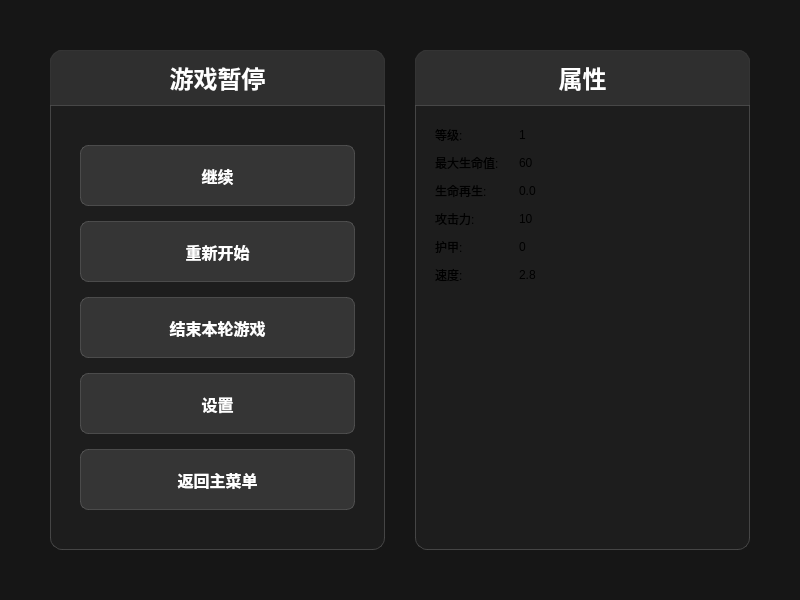
<?xml version="1.0" encoding="UTF-8"?>
<ui version="4.0">
 <class>Pause</class>
 <widget class="QWidget" name="Pause">
  <property name="geometry">
   <rect>
    <x>0</x>
    <y>0</y>
    <width>800</width>
    <height>600</height>
   </rect>
  </property>
  <property name="windowTitle">
   <string>游戏暂停</string>
  </property>
  <property name="styleSheet">
   <string notr="true">/* 全局背景 */
QWidget#Pause {
    background-color: rgba(0, 0, 0, 180);
}

/* 面板通用样式 */
QWidget#menuPanel, QWidget#statsPanel {
    background-color: rgba(30, 30, 30, 230);
    border: 1px solid rgba(80, 80, 80, 200);
    border-radius: 12px;
}

/* 标题标签 */
QLabel#titleLabel, QLabel#statsTitleLabel {
    color: white;
    font-size: 24px;
    font-weight: bold;
    padding: 10px;
    background-color: rgba(50, 50, 50, 220);
    border-bottom: 1px solid rgba(80, 80, 80, 200);
    border-top-left-radius: 12px;
    border-top-right-radius: 12px;
    border-bottom-left-radius: 0px;
    border-bottom-right-radius: 0px;
}

/* 按钮样式 */
QPushButton {
    background-color: rgba(60, 60, 60, 200);
    border: 1px solid rgba(100, 100, 100, 150);
    border-radius: 8px;
    color: white;
    font-size: 16px;
    font-weight: bold;
    padding: 12px;
    min-height: 35px;
}

QPushButton:hover {
    background-color: rgba(85, 85, 85, 220);
    border-color: rgba(150, 150, 150, 200);
}

QPushButton:pressed {
    background-color: rgba(40, 40, 40, 240);
}

/* 属性标签 */
QLabel.StatLabel {
    color: #cccccc;
    font-size: 15px;
    font-weight: bold;
    padding: 5px;
}

/* 属性值标签 */
QLabel.StatValueLabel {
    color: #4CAF50; /* 绿色 */
    font-size: 15px;
    font-weight: bold;
    padding: 5px;
}</string>
  </property>
  <layout class="QHBoxLayout" name="horizontalLayout" stretch="1,1">
   <property name="spacing">
    <number>30</number>
   </property>
   <property name="leftMargin">
    <number>50</number>
   </property>
   <property name="topMargin">
    <number>50</number>
   </property>
   <property name="rightMargin">
    <number>50</number>
   </property>
   <property name="bottomMargin">
    <number>50</number>
   </property>
   <item>
    <widget class="QWidget" name="menuPanel" native="true">
     <layout class="QVBoxLayout" name="verticalLayout">
      <property name="spacing">
       <number>0</number>
      </property>
      <property name="leftMargin">
       <number>0</number>
      </property>
      <property name="topMargin">
       <number>0</number>
      </property>
      <property name="rightMargin">
       <number>0</number>
      </property>
      <property name="bottomMargin">
       <number>0</number>
      </property>
      <item>
       <widget class="QLabel" name="titleLabel">
        <property name="text">
         <string>游戏暂停</string>
        </property>
        <property name="alignment">
         <set>Qt::AlignCenter</set>
        </property>
       </widget>
      </item>
      <item>
       <spacer name="verticalSpacer">
        <property name="orientation">
         <enum>Qt::Vertical</enum>
        </property>
        <property name="sizeHint" stdset="0">
         <size>
          <width>20</width>
          <height>40</height>
         </size>
        </property>
       </spacer>
      </item>
      <item>
       <layout class="QVBoxLayout" name="buttonLayout">
        <property name="spacing">
         <number>15</number>
        </property>
        <property name="leftMargin">
         <number>30</number>
        </property>
        <property name="rightMargin">
         <number>30</number>
        </property>
        <item>
         <widget class="QPushButton" name="continueButton">
          <property name="text">
           <string>继续</string>
          </property>
         </widget>
        </item>
        <item>
         <widget class="QPushButton" name="restartButton">
          <property name="text">
           <string>重新开始</string>
          </property>
         </widget>
        </item>
        <item>
         <widget class="QPushButton" name="endRunButton">
          <property name="text">
           <string>结束本轮游戏</string>
          </property>
         </widget>
        </item>
        <item>
         <widget class="QPushButton" name="settingsButton">
          <property name="text">
           <string>设置</string>
          </property>
         </widget>
        </item>
        <item>
         <widget class="QPushButton" name="backToMenuButton">
          <property name="text">
           <string>返回主菜单</string>
          </property>
         </widget>
        </item>
       </layout>
      </item>
      <item>
       <spacer name="verticalSpacer_2">
        <property name="orientation">
         <enum>Qt::Vertical</enum>
        </property>
        <property name="sizeHint" stdset="0">
         <size>
          <width>20</width>
          <height>40</height>
         </size>
        </property>
       </spacer>
      </item>
     </layout>
    </widget>
   </item>
   <item>
    <widget class="QWidget" name="statsPanel" native="true">
     <layout class="QVBoxLayout" name="verticalLayout_2">
      <property name="spacing">
       <number>0</number>
      </property>
      <property name="leftMargin">
       <number>0</number>
      </property>
      <property name="topMargin">
       <number>0</number>
      </property>
      <property name="rightMargin">
       <number>0</number>
      </property>
      <property name="bottomMargin">
       <number>0</number>
      </property>
      <item>
       <widget class="QLabel" name="statsTitleLabel">
        <property name="text">
         <string>属性</string>
        </property>
        <property name="alignment">
         <set>Qt::AlignCenter</set>
        </property>
       </widget>
      </item>
      <item>
       <layout class="QFormLayout" name="formLayout">
        <property name="horizontalSpacing">
         <number>20</number>
        </property>
        <property name="verticalSpacing">
         <number>10</number>
        </property>
        <property name="leftMargin">
         <number>20</number>
        </property>
        <property name="topMargin">
         <number>20</number>
        </property>
        <property name="rightMargin">
         <number>20</number>
        </property>
        <property name="bottomMargin">
         <number>20</number>
        </property>
        <item row="0" column="0">
         <widget class="QLabel" name="levelLabel">
          <property name="text">
           <string>等级:</string>
          </property>
          <property name="class" stdset="0">
           <string>StatLabel</string>
          </property>
         </widget>
        </item>
        <item row="0" column="1">
         <widget class="QLabel" name="levelValueLabel">
          <property name="text">
           <string>1</string>
          </property>
          <property name="class" stdset="0">
           <string>StatValueLabel</string>
          </property>
         </widget>
        </item>
        <item row="1" column="0">
         <widget class="QLabel" name="maxHealthLabel">
          <property name="text">
           <string>最大生命值:</string>
          </property>
          <property name="class" stdset="0">
           <string>StatLabel</string>
          </property>
         </widget>
        </item>
        <item row="1" column="1">
         <widget class="QLabel" name="maxHealthValueLabel">
          <property name="text">
           <string>60</string>
          </property>
          <property name="class" stdset="0">
           <string>StatValueLabel</string>
          </property>
         </widget>
        </item>
        <item row="2" column="0">
         <widget class="QLabel" name="healthRegenLabel">
          <property name="text">
           <string>生命再生:</string>
          </property>
          <property name="class" stdset="0">
           <string>StatLabel</string>
          </property>
         </widget>
        </item>
        <item row="2" column="1">
         <widget class="QLabel" name="healthRegenValueLabel">
          <property name="text">
           <string>0.0</string>
          </property>
          <property name="class" stdset="0">
           <string>StatValueLabel</string>
          </property>
         </widget>
        </item>
        <item row="3" column="0">
         <widget class="QLabel" name="attackPowerLabel">
          <property name="text">
           <string>攻击力:</string>
          </property>
          <property name="class" stdset="0">
           <string>StatLabel</string>
          </property>
         </widget>
        </item>
        <item row="3" column="1">
         <widget class="QLabel" name="attackPowerValueLabel">
          <property name="text">
           <string>10</string>
          </property>
          <property name="class" stdset="0">
           <string>StatValueLabel</string>
          </property>
         </widget>
        </item>
        <item row="4" column="0">
         <widget class="QLabel" name="armorLabel">
          <property name="text">
           <string>护甲:</string>
          </property>
          <property name="class" stdset="0">
           <string>StatLabel</string>
          </property>
         </widget>
        </item>
        <item row="4" column="1">
         <widget class="QLabel" name="armorValueLabel">
          <property name="text">
           <string>0</string>
          </property>
          <property name="class" stdset="0">
           <string>StatValueLabel</string>
          </property>
         </widget>
        </item>
        <item row="5" column="0">
         <widget class="QLabel" name="speedLabel">
          <property name="text">
           <string>速度:</string>
          </property>
          <property name="class" stdset="0">
           <string>StatLabel</string>
          </property>
         </widget>
        </item>
        <item row="5" column="1">
         <widget class="QLabel" name="speedValueLabel">
          <property name="text">
           <string>2.8</string>
          </property>
          <property name="class" stdset="0">
           <string>StatValueLabel</string>
          </property>
         </widget>
        </item>
       </layout>
      </item>
      <item>
       <spacer name="verticalSpacer_3">
        <property name="orientation">
         <enum>Qt::Vertical</enum>
        </property>
        <property name="sizeHint" stdset="0">
         <size>
          <width>20</width>
          <height>40</height>
         </size>
        </property>
       </spacer>
      </item>
     </layout>
    </widget>
   </item>
  </layout>
 </widget>
 <resources/>
 <connections/>
</ui>
